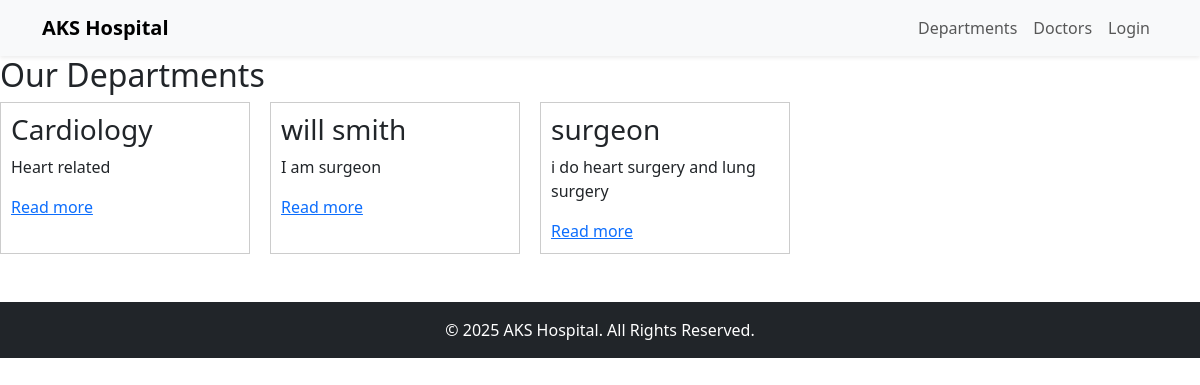
The app's page /departments/, older data.
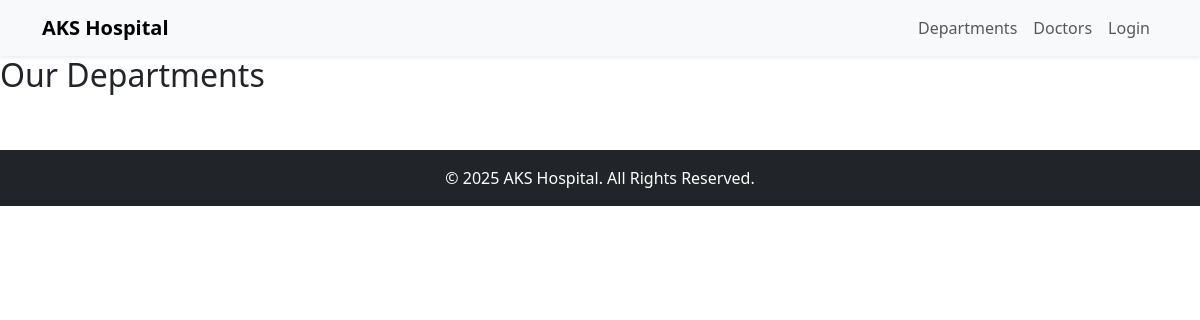
The same page, newer data.
### core/models.py (models this page shows, shortened)
class Department(models.Model):
    name = models.CharField(max_length = 100)
    description = models.TextField(blank = True)
    image = models.ImageField(upload_to='images/', blank=True, null=True)

### core/views.py (the view)
# urls.py: path('departments/', views.departments_list, name='departments_list'),
def departments_list(request):
    departments = Department.objects.all()
    return render(request, 'core/departments_list.html', {'departments': departments})

### core/templates/core/departments_list.html (shortened to what this page needs)
{% extends "base.html" %}
{% block content %}
<h2>Our Departments</h2>
<div style="display: flex; flex-wrap: wrap; gap: 20px;">
    {% for dept in departments %}
        <div style="border: 1px solid #ccc; padding: 10px; width: 250px;">
            <h3>{{ dept.name }}</h3>
            <p>{{ dept.description|truncatewords:15 }}</p>
            <a href="{% url 'departments_detail' dept.pk %}">Read more</a>
        </div>
    {% endfor %}
</div>
{% endblock %}

Row changes from the older to the newer data that the page shows:
removed Department: name "Cardiology", description "Heart related"
removed Department: name "will smith", description "I am surgeon"
removed Department: name "surgeon", description "i do heart surgery and lung surgery"
